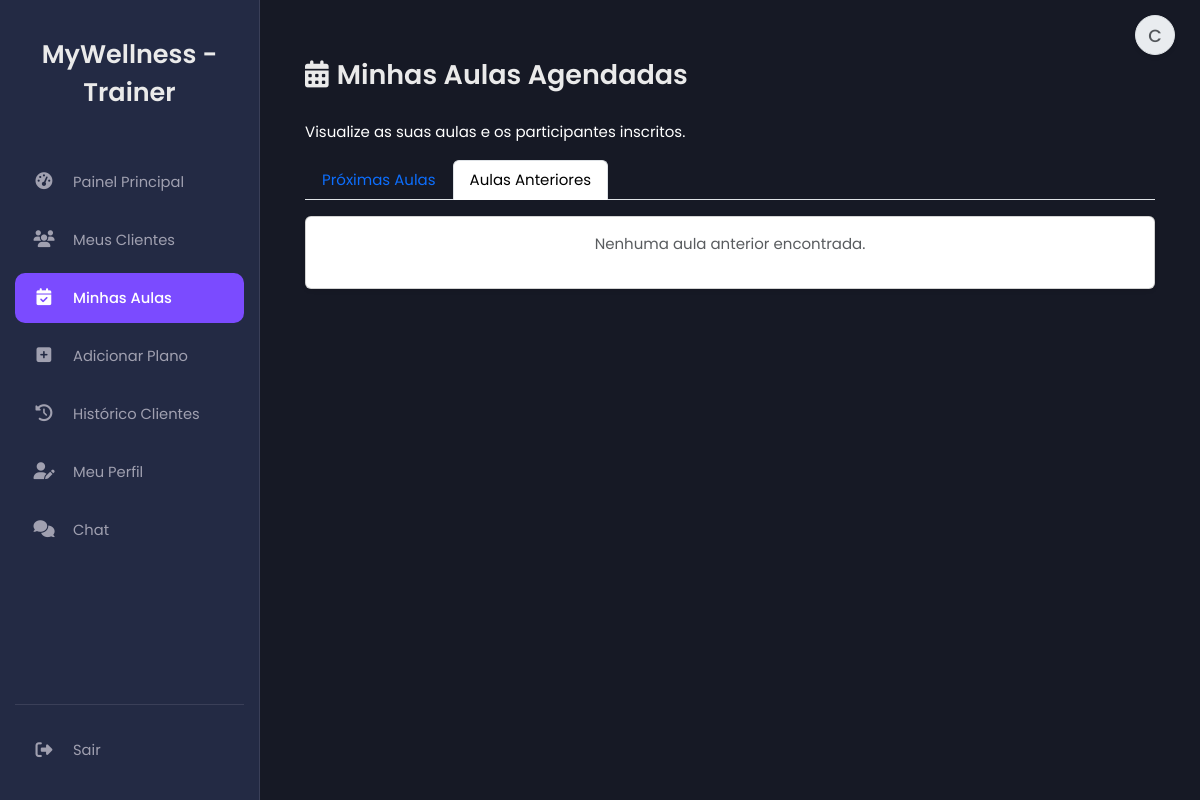
The page /my_classes_trainer.php?view=past (signed in) on the database as committed earlier.
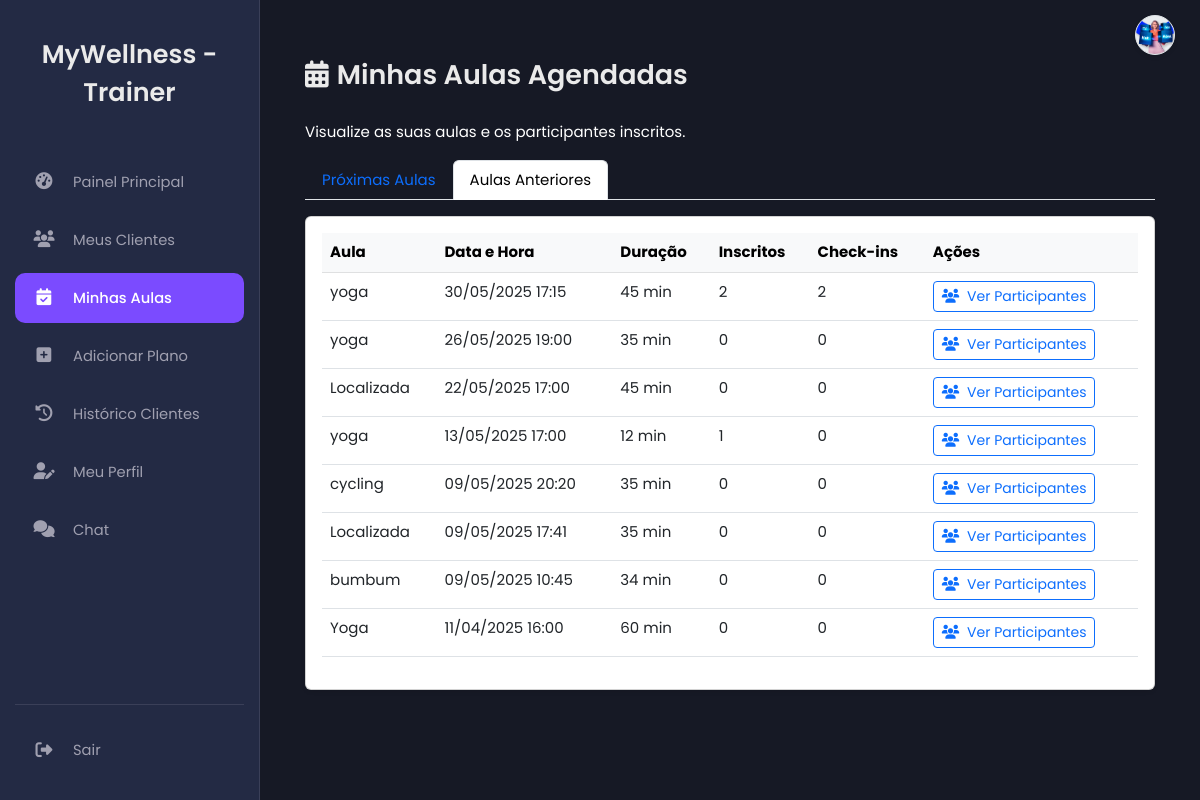
The same page on the database as committed later.
### tables this page shows
CREATE TABLE `classes` (
  `id` int(11) NOT NULL,
  `name` varchar(100) NOT NULL,
  `description` text NOT NULL,
  `trainer_id` int(11) NOT NULL,
  `schedule` datetime NOT NULL,
  `duration` int(11) NOT NULL,
  `max_participants` int(11) NOT NULL
);

### my_classes_trainer.php (the view, shortened to what this page needs)
<?php
include 'db.php';
include 'header.php';
$active_page = basename($_SERVER['PHP_SELF']);
include 'sidebar_trainer.php';
$trainer_id = $_SESSION['user_id'];
$classes = [];
$error_message = '';
$current_view = $_GET['view'] ?? 'upcoming';
try {
    $sql_classes = "
        SELECT id, name, schedule, duration, max_participants,
               (SELECT COUNT(*) FROM class_participants WHERE class_id = classes.id) as current_participants,
               (SELECT COUNT(*) FROM class_participants WHERE class_id = classes.id AND checked_in_at IS NOT NULL) as checked_in_count
        FROM classes WHERE trainer_id = ?
    ";
    if ($current_view === 'upcoming') {
        $sql_classes .= " AND schedule >= CURDATE() ORDER BY schedule ASC";
    } else {
        $sql_classes .= " AND schedule < CURDATE() ORDER BY schedule DESC";
    }
    $stmt_classes = $pdo->prepare($sql_classes);
    $stmt_classes->execute([$trainer_id]);
    $classes = $stmt_classes->fetchAll(PDO::FETCH_ASSOC);
} catch (PDOException $e) {
    $error_message = "Erro ao buscar informações das aulas: " . $e->getMessage();
    error_log("Erro PDO em my_classes_trainer.php: " . $e->getMessage());
}
?>
<main class="main-content">
    <div class="container mt-4">
        <h2><i class="fas fa-calendar-alt me-2"></i>Minhas Aulas Agendadas</h2>
        <p class="text-white">Visualize as suas aulas e os participantes inscritos.</p>
        <ul class="nav nav-tabs mb-3">
            <li class="nav-item">
                <a class="nav-link <?= ($current_view === 'upcoming') ? 'active' : '' ?>"
                   href="my_classes_trainer.php?view=upcoming">Próximas Aulas</a>
            </li>
            <li class="nav-item">
                <a class="nav-link <?= ($current_view === 'past') ? 'active' : '' ?>"
                   href="my_classes_trainer.php?view=past">Aulas Anteriores</a>
            </li>
        </ul>
        <div class="card shadow-sm mb-4">
            <div class="card-body">
                <?php if (empty($classes) && !$error_message): ?>
                    <p class="text-muted text-center">Nenhuma aula <?= ($current_view === 'upcoming') ? 'futura' : 'anterior' ?> encontrada.</p>
                <?php else: ?>
                    <div class="table-responsive">
                        <table class="table table-hover">
                            <thead class="table-light">
                                <tr>
                                    <th>Aula</th>
                                    <th>Data e Hora</th>
                                    <th>Duração</th>
                                    <th>Inscritos</th><th>Check-ins</th>
                                    <th>Ações</th>
                                </tr>
                            </thead>
                            <tbody>
                                <?php foreach ($classes as $class): ?>
                                    <tr>
                                        <td><?= htmlspecialchars($class['name']) ?></td>
                                        <td><?= htmlspecialchars(date('d/m/Y H:i', strtotime($class['schedule']))) ?></td>
                                        <td><?= htmlspecialchars($class['duration']) ?> min</td>
                                        <td><?= htmlspecialchars($class['current_participants']) ?></td>
                                        <td><?= htmlspecialchars($class['checked_in_count']) ?></td>
                                        <td>
                                            <button class="btn btn-outline-primary btn-sm view-participants-btn"
                                                    data-class-id="<?= $class['id'] ?>"
                                                    data-class-name="<?= htmlspecialchars($class['name']) ?>"
                                                    data-bs-toggle="modal" data-bs-target="#viewParticipantsModal">
                                                <i class="fas fa-users me-1"></i> Ver Participantes
                                            </button>
                                        </td>
                                    </tr>
                                <?php endforeach; ?>
                            </tbody>
                        </table>
                    </div>
                <?php endif; ?>
            </div>
        </div>
    </div>
</main>
<?php
include 'footer.php';
?>

### header.php (shortened to what this page needs)
<?php
$hide_layout_elements = isset($hide_layout_elements) && $hide_layout_elements === true;
$profile_pic_path = 'assets/img/profile_pics/';
$user_name_initials = '';
$profile_pic_src = null;
if (isset($_SESSION['user_id'])) {
    $profile_pic_file = $_SESSION['profile_picture'] ?? null;
    if ($profile_pic_file && file_exists($profile_pic_path . $profile_pic_file)) {
        $profile_pic_src = $profile_pic_path . $profile_pic_file;
    }
    elseif (isset($_SESSION['name'])) {
        $name_parts = explode(' ', trim($_SESSION['name']));
        $first_initial = !empty($name_parts[0]) ? strtoupper($name_parts[0][0]) : '';
        $last_initial = count($name_parts) > 1 ? strtoupper(end($name_parts)[0]) : '';
        $user_name_initials = $first_initial . $last_initial;
    }
}
?>
<!DOCTYPE html>
<html lang="pt-BR">
<head>
    <link rel="stylesheet" href="https://cdnjs.cloudflare.com/ajax/libs/font-awesome/6.4.0/css/all.min.css" />
    <link href="https://cdn.jsdelivr.net/npm/bootstrap@5.3.0/dist/css/bootstrap.min.css" rel="stylesheet">
    <link href='https://cdn.jsdelivr.net/npm/fullcalendar@6.1.11/main.min.css' rel='stylesheet' />
    <?php if (!$hide_layout_elements):  ?>
    <link rel="stylesheet" href="assets/css/dashboard_cliente.css">
    <?php endif; ?>
    <link rel="stylesheet" href="assets/css/personalizacao_chat.css">
</head>
<body class="<?php if (!$hide_layout_elements) echo 'dashboard-body'; ?>">
    <?php if (!$hide_layout_elements && isset($_SESSION['user_id'])):  ?>
    <div class="profile-icon-container">
        <a href="profile.php" class="profile-icon" title="Ver Perfil / Opções" id="profileIconLink">
            <?php if ($profile_pic_src):  ?>
                <img src="<?= htmlspecialchars($profile_pic_src) ?>?t=<?= time() ?>" alt="Foto de Perfil"> <?php elseif ($user_name_initials):  ?>
                <span class="initials"><?= htmlspecialchars($user_name_initials) ?></span>
            <?php else:  ?>
                <i class="fas fa-user"></i>
            <?php endif; ?>
        </a>
    </div>
    <?php endif; ?>

### sidebar_trainer.php (shortened to what this page needs)
<aside class="sidebar">
    <div class="sidebar-header">
        <a href="trainer.php" class="logo">MyWellness - Trainer</a>
    </div>
    <nav>
        <ul class="sidebar-nav">
            <li>
                <a href="trainer.php" class="<?= ($active_page == 'trainer.php') ? 'active' : ''; ?>">
                    <i class="fas fa-tachometer-alt fa-fw"></i><span>Painel Principal</span>
                </a>
            </li>
            <li>
                <a href="my_clients.php" class="<?= ($active_page == 'my_clients.php') ? 'active' : ''; ?>">
                    <i class="fas fa-users fa-fw"></i><span>Meus Clientes</span>
                </a>
            </li>
            <li>
                <a href="my_classes_trainer.php" class="<?= ($active_page == 'my_classes_trainer.php') ? 'active' : ''; ?>">
                    <i class="fas fa-calendar-check fa-fw"></i><span>Minhas Aulas</span>
                </a>
            </li>
            <li>
                <a href="add_workout_plan.php" class="<?= ($active_page == 'add_workout_plan.php') ? 'active' : ''; ?>">
                    <i class="fas fa-plus-square fa-fw"></i><span>Adicionar Plano</span>
                </a>
            </li>
            <li>
                <a href="client_history.php" class="<?= ($active_page == 'client_history.php') ? 'active' : ''; ?>">
                    <i class="fas fa-history fa-fw"></i><span>Histórico Clientes</span>
                </a>
            </li>
            <li>
                <a href="profile.php" class="<?= ($active_page == 'profile.php') ? 'active' : ''; ?>">
                    <i class="fas fa-user-edit fa-fw"></i><span>Meu Perfil</span>
                </a>
            </li>
            <li>
                <a href="chat.php" class="<?= ($active_page == 'chat.php') ? 'active' : ''; ?>">
                    <i class="fas fa-comments fa-fw"></i><span>Chat</span>
                </a>
            </li>
        </ul>
    </nav>
    <div class="sidebar-footer">
        <a href="logout.php">
            <i class="fas fa-sign-out-alt fa-fw"></i><span>Sair</span>
        </a>
    </div>
</aside>

### footer.php (shortened to what this page needs)
</body>
</html>

### assets/css/dashboard_cliente.css (style rules this page uses)
:root { --bg-dark-primary: #161925; --bg-dark-secondary: #232A44; --text-light: #EAEAEA; --text-muted: #A0A0B0; --accent-color: #7B4BFF; --accent-color-hover: #6a3ffb; --border-color: #3a3f58; --sidebar-width: 260px; --sidebar-width-collapsed: 80px; --font-family: 'Poppins', sans-serif; }
body.dashboard-body { background-color: var(--bg-dark-primary); color: var(--text-light); font-family: var(--font-family); margin: 0; padding: 0; display: flex; min-height: 100vh; font-size: 15px; }
.sidebar { width: var(--sidebar-width); background-color: var(--bg-dark-secondary); padding: 25px 15px; height: 100vh; position: fixed; left: 0; top: 0; display: flex; flex-direction: column; border-right: 1px solid var(--border-color); transition: width 0.3s ease; z-index: 1000; }
.sidebar-header { text-align: center; margin-bottom: 35px; padding: 10px 0; }
.sidebar-header .logo { color: var(--text-light); font-size: 1.7em; font-weight: 600; text-decoration: none; transition: opacity 0.3s ease; }
.sidebar-nav { list-style: none; padding: 0; margin: 0; flex-grow: 1; }
.sidebar-nav li { margin-bottom: 8px; }
.sidebar-nav a { display: flex; align-items: center; padding: 14px 18px; color: var(--text-muted); text-decoration: none; border-radius: 10px; transition: background-color 0.2s ease, color 0.2s ease; font-size: 0.98em; white-space: nowrap; overflow: hidden; }
.sidebar-nav a i { margin-right: 18px; font-size: 1.15em; width: 22px; text-align: center; flex-shrink: 0; transition: margin-right 0.3s ease; }
.sidebar-nav a span { transition: opacity 0.3s ease; }
.sidebar-nav a.active { background-color: var(--accent-color); color: #ffffff; font-weight: 500; }
.sidebar-nav a.active i { color: #ffffff; }
.sidebar-footer { margin-top: auto; padding-top: 20px; border-top: 1px solid var(--border-color); }
.sidebar-footer a { display: flex; align-items: center; padding: 14px 18px; color: var(--text-muted); text-decoration: none; border-radius: 10px; transition: background-color 0.2s ease, color 0.2s ease; font-size: 0.98em; white-space: nowrap; overflow: hidden; }
.sidebar-footer a i { margin-right: 18px; font-size: 1.15em; width: 22px; text-align: center; flex-shrink: 0; transition: margin-right 0.3s ease; }
.sidebar-footer a span { transition: opacity 0.3s ease; }
.main-content { margin-left: var(--sidebar-width); padding: 35px 45px; width: calc(100% - var(--sidebar-width)); background-color: var(--bg-dark-primary); transition: margin-left 0.3s ease, width 0.3s ease; overflow-y: auto; }
.main-content h2 { color: var(--text-light); margin-bottom: 30px; font-weight: 600; font-size: 1.8em; }
.container, .container-fluid, .container-lg, .container-md, .container-sm, .container-xl, .container-xxl { padding-left: 0; padding-right: 0; max-width: 100%; }

### assets/css/personalizacao_chat.css (style rules this page uses)
:root { --chat-bg: #FFFFFF; --chat-text: #000000; --chat-border: #D1D1D6; --chat-messages-bg: #FFFFFF; --chat-input-area-bg: #F8F9FA; --chat-input-bg: #FFFFFF; --chat-placeholder-text: #8A8A8E; --chat-sent-bg: #007AFF; --chat-sent-bg-rgb: 0, 122, 255; --chat-sent-text: #FFFFFF; --chat-received-bg: #E5E5EA; --chat-received-text: #000000; --chat-timestamp-sent: #d1eaff; --chat-timestamp-received: #6c757d; }

### header.php (style rules this page uses)
.profile-icon-container { position: fixed; top: 15px; right: 25px; z-index: 1050; }
.profile-icon { display: inline-block; width: 40px; height: 40px; border-radius: 50%; background-color: var(--bs-secondary-bg, #e9ecef); color: var(--bs-secondary-color, #6c757d); text-align: center; line-height: 40px; font-size: 1.1rem; font-weight: 500; overflow: hidden; text-decoration: none; border: 1px solid var(--bs-border-color, #dee2e6); transition: transform 0.2s ease, box-shadow 0.2s ease; box-shadow: 0 2px 4px rgba(0,0,0,0.1); }
.profile-icon img { width: 100%; height: 100%; object-fit: cover; }
.profile-icon .initials { display: block; width: 100%; height: 100%; }

Rows that differ between the two databases and show on the page:
added classes: name "yoga", schedule "30/05/2025 17:15", duration "45", current_participants "2", checked_in_count "2"
added classes: name "yoga", schedule "26/05/2025 19:00", duration "35", current_participants "0", checked_in_count "0"
added classes: name "Localizada", schedule "22/05/2025 17:00", duration "45", current_participants "0", checked_in_count "0"
added classes: name "yoga", schedule "13/05/2025 17:00", duration "12", current_participants "1", checked_in_count "0"
added classes: name "cycling", schedule "09/05/2025 20:20", duration "35", current_participants "0", checked_in_count "0"
added classes: name "Localizada", schedule "09/05/2025 17:41", duration "35", current_participants "0", checked_in_count "0"
added classes: name "bumbum", schedule "09/05/2025 10:45", duration "34", current_participants "0", checked_in_count "0"
added classes: name "Yoga", schedule "11/04/2025 16:00", duration "60", current_participants "0", checked_in_count "0"
Other text that changed with them:
$user_name_initials: "C" → (not shown)
text no longer shown: "Nenhuma aula anterior encontrada."
text now shown: "Aula Data e Hora Duração Inscritos Check-ins Ações"
